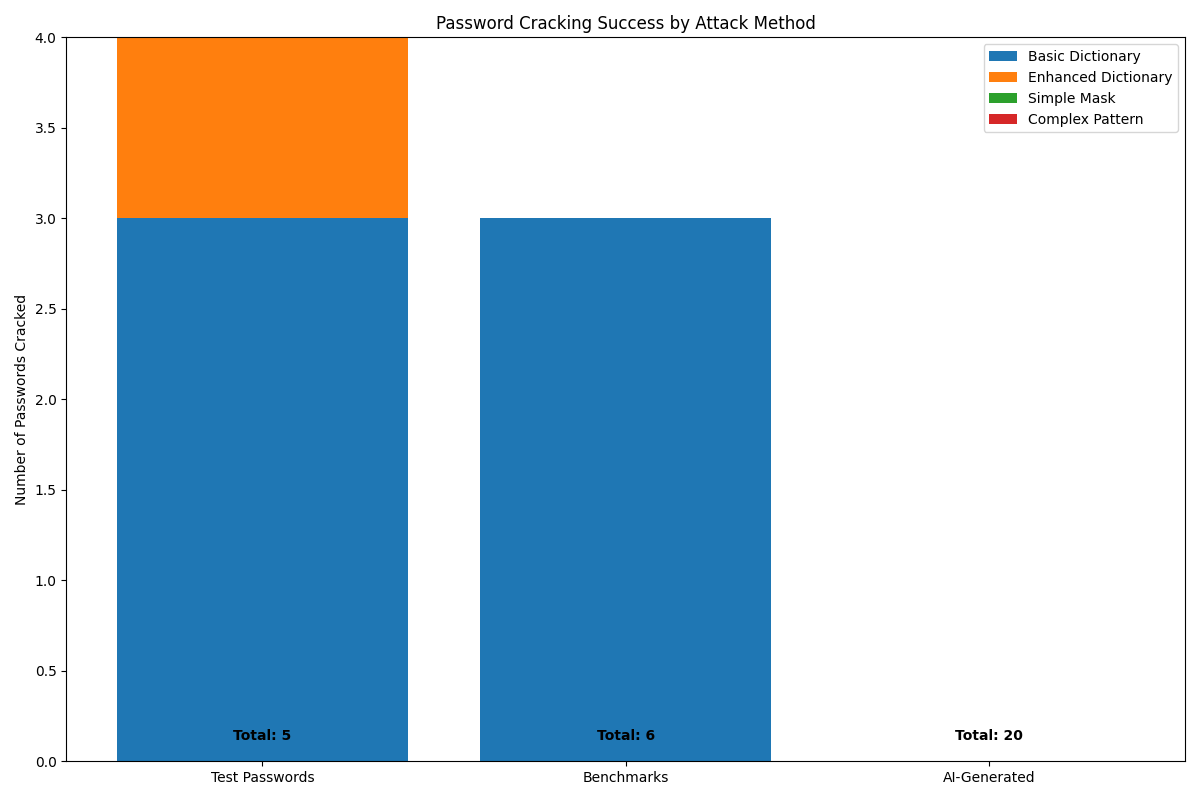

The Python source for this figure:
import matplotlib.pyplot as plt
import numpy as np

# Attack methods and success rates from your test results
attack_methods = ['Basic Dictionary', 'Enhanced Dictionary', 'Simple Mask', 'Complex Pattern']

# For each category, show how many were cracked by which method
categories = ['Test Passwords', 'Benchmarks', 'AI-Generated']

# This data comes from your detailed_test_results.json
# Format: [method1_success, method2_success, method3_success, method4_success]
success_data = [
    [3, 1, 0, 0],  # Test passwords cracked by each method
    [3, 0, 0, 0],  # Benchmark passwords cracked by each method
    [0, 0, 0, 0]   # AI-generated passwords cracked by each method
]

# Create the stacked bar chart
fig, ax = plt.subplots(figsize=(12, 8))

bottom = np.zeros(len(categories))
for i, method in enumerate(attack_methods):
    values = [row[i] for row in success_data]
    ax.bar(categories, values, bottom=bottom, label=method)
    bottom += values

# Add the total number tested for each category
totals = [5, 6, 20]  # Total passwords in each category
for i, total in enumerate(totals):
    ax.text(i, 0.1, f'Total: {total}', ha='center', va='bottom', color='black', fontweight='bold')

ax.set_ylabel('Number of Passwords Cracked')
ax.set_title('Password Cracking Success by Attack Method')
ax.legend()

plt.tight_layout()
plt.savefig('attack_success.png')
plt.show()